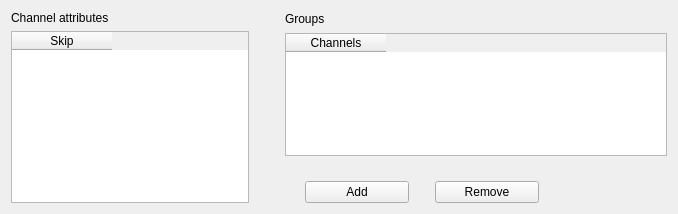
<?xml version="1.0" encoding="UTF-8"?>
<ui version="4.0">
 <class>AnatomyLayout</class>
 <widget class="QWidget" name="AnatomyLayout">
  <property name="geometry">
   <rect>
    <x>0</x>
    <y>0</y>
    <width>678</width>
    <height>214</height>
   </rect>
  </property>
  <property name="windowTitle">
   <string>Anatomy</string>
  </property>
  <layout class="QGridLayout">
   <item row="0" column="0">
    <layout class="QGridLayout">
     <item row="0" column="2" rowspan="2">
      <layout class="QGridLayout">
       <item row="0" column="1">
        <spacer name="spacer10_2_3_2">
         <property name="orientation">
          <enum>Qt::Horizontal</enum>
         </property>
         <property name="sizeType">
          <enum>QSizePolicy::Expanding</enum>
         </property>
         <property name="sizeHint" stdset="0">
          <size>
           <width>354</width>
           <height>16</height>
          </size>
         </property>
        </spacer>
       </item>
       <item row="3" column="0" colspan="2">
        <layout class="QGridLayout">
         <item row="0" column="0">
          <spacer name="spacer10_2_2">
           <property name="orientation">
            <enum>Qt::Horizontal</enum>
           </property>
           <property name="sizeType">
            <enum>QSizePolicy::Fixed</enum>
           </property>
           <property name="sizeHint" stdset="0">
            <size>
             <width>20</width>
             <height>16</height>
            </size>
           </property>
          </spacer>
         </item>
         <item row="0" column="2">
          <spacer name="spacer10_2_2_2">
           <property name="orientation">
            <enum>Qt::Horizontal</enum>
           </property>
           <property name="sizeType">
            <enum>QSizePolicy::Fixed</enum>
           </property>
           <property name="sizeHint" stdset="0">
            <size>
             <width>20</width>
             <height>16</height>
            </size>
           </property>
          </spacer>
         </item>
         <item row="0" column="4">
          <spacer name="spacer10_2_3">
           <property name="orientation">
            <enum>Qt::Horizontal</enum>
           </property>
           <property name="sizeType">
            <enum>QSizePolicy::Expanding</enum>
           </property>
           <property name="sizeHint" stdset="0">
            <size>
             <width>136</width>
             <height>16</height>
            </size>
           </property>
          </spacer>
         </item>
         <item row="0" column="1">
          <widget class="QPushButton" name="addGroupButton">
           <property name="sizePolicy">
            <sizepolicy hsizetype="Fixed" vsizetype="Fixed">
             <horstretch>0</horstretch>
             <verstretch>0</verstretch>
            </sizepolicy>
           </property>
           <property name="minimumSize">
            <size>
             <width>104</width>
             <height>0</height>
            </size>
           </property>
           <property name="maximumSize">
            <size>
             <width>104</width>
             <height>32767</height>
            </size>
           </property>
           <property name="text">
            <string>Add</string>
           </property>
          </widget>
         </item>
         <item row="0" column="3">
          <widget class="QPushButton" name="removeGroupButton">
           <property name="sizePolicy">
            <sizepolicy hsizetype="Fixed" vsizetype="Fixed">
             <horstretch>0</horstretch>
             <verstretch>0</verstretch>
            </sizepolicy>
           </property>
           <property name="minimumSize">
            <size>
             <width>104</width>
             <height>0</height>
            </size>
           </property>
           <property name="maximumSize">
            <size>
             <width>104</width>
             <height>32767</height>
            </size>
           </property>
           <property name="text">
            <string>Remove</string>
           </property>
          </widget>
         </item>
        </layout>
       </item>
       <item row="1" column="0" colspan="2">
        <widget class="QTableWidget" name="groupTable">
         <property name="sizePolicy">
          <sizepolicy hsizetype="Expanding" vsizetype="Expanding">
           <horstretch>0</horstretch>
           <verstretch>0</verstretch>
          </sizepolicy>
         </property>
         <property name="minimumSize">
          <size>
           <width>200</width>
           <height>100</height>
          </size>
         </property>
         <property name="verticalScrollBarPolicy">
          <enum>Qt::ScrollBarAsNeeded</enum>
         </property>
         <property name="selectionMode">
          <enum>QAbstractItemView::MultiSelection</enum>
         </property>
         <property name="selectionBehavior">
          <enum>QAbstractItemView::SelectRows</enum>
         </property>
         <property name="rowCount">
          <number>0</number>
         </property>
         <property name="columnCount">
          <number>1</number>
         </property>
         <column>
          <property name="text">
           <string>Channels</string>
          </property>
         </column>
        </widget>
       </item>
       <item row="0" column="0">
        <widget class="QLabel" name="textLabel4_2_2_4_2_2_2">
         <property name="text">
          <string>Groups</string>
         </property>
         <property name="wordWrap">
          <bool>false</bool>
         </property>
        </widget>
       </item>
       <item row="2" column="0">
        <spacer name="spacer96">
         <property name="orientation">
          <enum>Qt::Vertical</enum>
         </property>
         <property name="sizeType">
          <enum>QSizePolicy::Fixed</enum>
         </property>
         <property name="sizeHint" stdset="0">
          <size>
           <width>16</width>
           <height>19</height>
          </size>
         </property>
        </spacer>
       </item>
      </layout>
     </item>
     <item row="1" column="1">
      <spacer name="spacer10_2_3_3">
       <property name="orientation">
        <enum>Qt::Horizontal</enum>
       </property>
       <property name="sizeType">
        <enum>QSizePolicy::Fixed</enum>
       </property>
       <property name="sizeHint" stdset="0">
        <size>
         <width>30</width>
         <height>16</height>
        </size>
       </property>
      </spacer>
     </item>
     <item row="0" column="0">
      <widget class="QLabel" name="textLabel4_2_2_4_2_2">
       <property name="text">
        <string>Channel attributes</string>
       </property>
       <property name="wordWrap">
        <bool>false</bool>
       </property>
      </widget>
     </item>
     <item row="1" column="0">
      <widget class="QTableWidget" name="attributesTable">
       <property name="sizePolicy">
        <sizepolicy hsizetype="Fixed" vsizetype="Expanding">
         <horstretch>0</horstretch>
         <verstretch>0</verstretch>
        </sizepolicy>
       </property>
       <property name="minimumSize">
        <size>
         <width>200</width>
         <height>100</height>
        </size>
       </property>
       <property name="verticalScrollBarPolicy">
        <enum>Qt::ScrollBarAsNeeded</enum>
       </property>
       <property name="selectionMode">
        <enum>QAbstractItemView::MultiSelection</enum>
       </property>
       <property name="selectionBehavior">
        <enum>QAbstractItemView::SelectRows</enum>
       </property>
       <property name="rowCount">
        <number>0</number>
       </property>
       <property name="columnCount">
        <number>1</number>
       </property>
       <column>
        <property name="text">
         <string>Skip</string>
        </property>
       </column>
      </widget>
     </item>
    </layout>
   </item>
  </layout>
 </widget>
 <layoutdefault spacing="6" margin="11"/>
 <pixmapfunction>qPixmapFromMimeSource</pixmapfunction>
 <resources/>
 <connections/>
</ui>
